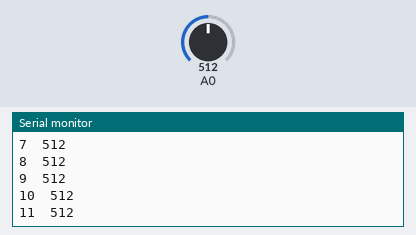
A sketch run on a simulated Arduino Uno, built with avr-gcc and run on an emulated ATmega328P. Shown: the last lines printed to the serial monitor. Inputs (shaded band) come from the test bench; at power-on: A0 = 512.

Above: at 1.2 s.
1.3 s: A0 set to 716
At 1.31 s:
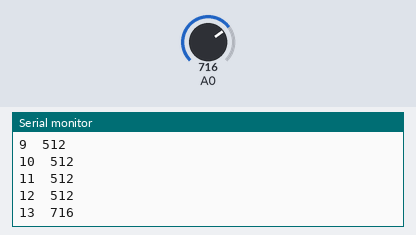
2.8 s: A0 set to 900
At 2.81 s:
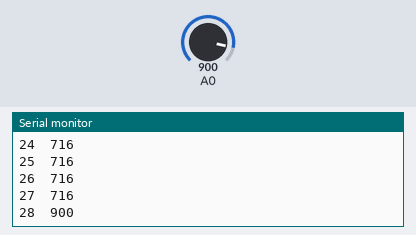
Timing chart, 0 to 5.8 s (numbered marks = the images above; inputs shaded):
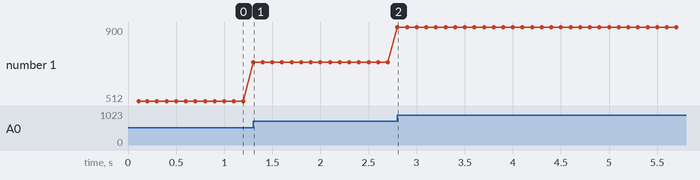

Measured:
- after the input at 1.3 s, the serial monitor: prints a new line at once (image 1)
- plotted number 1: 512 → 716 after the input at 1.3 s

The sketch:

2.1.ino
```cpp
#include <MsTimer2.h>

const int TSAMP_MSEC = 100;
volatile boolean sampleFlag = false;
int nSmpl = 1, sample;

//**********************************************************************
void setup() {
  Serial.begin(9600);
  MsTimer2::set(TSAMP_MSEC, ISR_Sample); // Set sample msec, ISR name
  MsTimer2::start(); // start running the Timer
}
//**********************************************************************
void loop() {
  while (sampleFlag == false); // spin until ISR trigger
  sampleFlag = false; // disarm flag: enable next dwell

  sample = analogRead(A0);
  // Display results to console
  if (nSmpl == 1) Serial.print("\nsmpl\tADC\n");
  // Serial.print(nSmpl); Serial.print('\t');
  // Serial.print(sample); Serial.print('\r\n');
  Serial.println(String(nSmpl) + '\t' + String(sample));
  ++nSmpl;
} // loop()
//**********************************************************************
void ISR_Sample() {
 sampleFlag = true;
}
```
